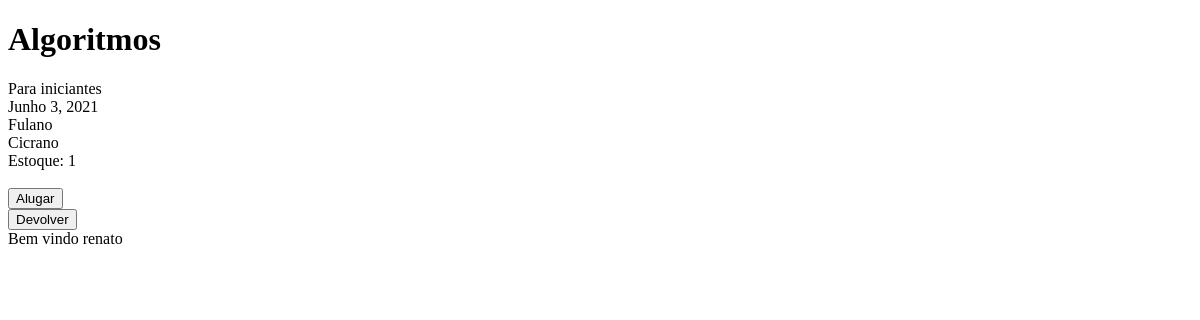
The page /livros/ver_livro/1 (signed in) on the database as committed earlier.
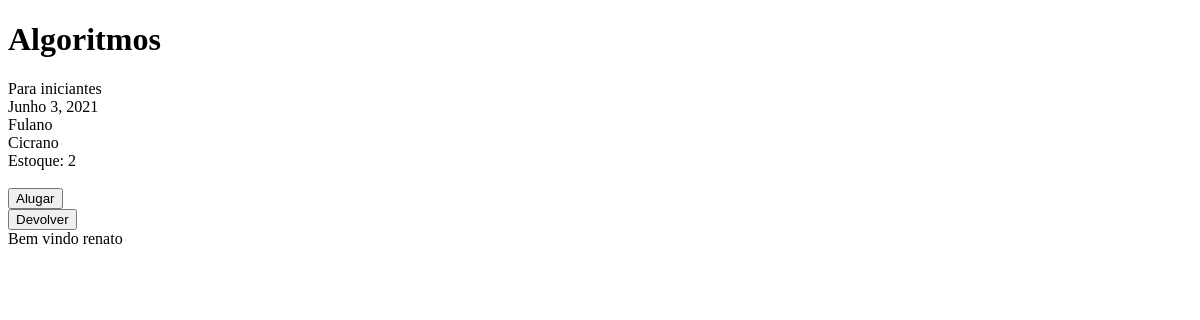
The same page on the database as committed later.
### livros/models.py (models this page shows, shortened)
class Livro(models.Model):
    titulo= models.CharField(max_length=50)
    sinopse= models.TextField()
    estoque= models.IntegerField(default=1)
    data_publicacao= models.DateField()
    autor= models.ManyToManyField('Autor')

### livros/views.py (the view)
# urls.py: path('ver_livro/<int:id>',ver_livro, name='ver_livro'),
def ver_livro(request, id):
    livro=Livro.objects.get(id=id)
    alugou=QuemAlugou.objects.filter(titulo=livro)
    return render(request, 'livros/ver_livro.html', {'livro':livro, 'alugou':alugou})

### livros/models.py (called while the page is built)
    def __str__(self):
        return self.autor

### livros/templates/livros/ver_livro.html (shortened to what this page needs)
{% extends 'base.html' %}
{% block content %}
<h1>{{livro.titulo}}</h1>
{{livro.sinopse}} <br>
{{livro.data_publicacao}} <br>
{% for i in livro.autor.all %}
    {{i}} <br>
{% empty %}
    Não há autores. <br>
{%endfor%}
Estoque: {{livro.estoque}} <br><br>
{% if request.user.tipo_usuario == 1 %}
    {% if livro.estoque > 0 %}
        <a href="{% url 'livros:alugar' livro.id %}">
            <button>Alugar</button>
        </a><br>
    {%else%}
        Estoque indisponivel. <br><br>
    {% endif %}
    <a href="{% url 'livros:devolver' livro.id %}"">
        <button>Devolver</button>
    </a><br>
    Bem vindo {{ request.user }}
{% endif %}
{%endblock%}

Rows that differ between the two databases and show on the page:
changed Livro "Algoritmos": estoque "1" → "2"
